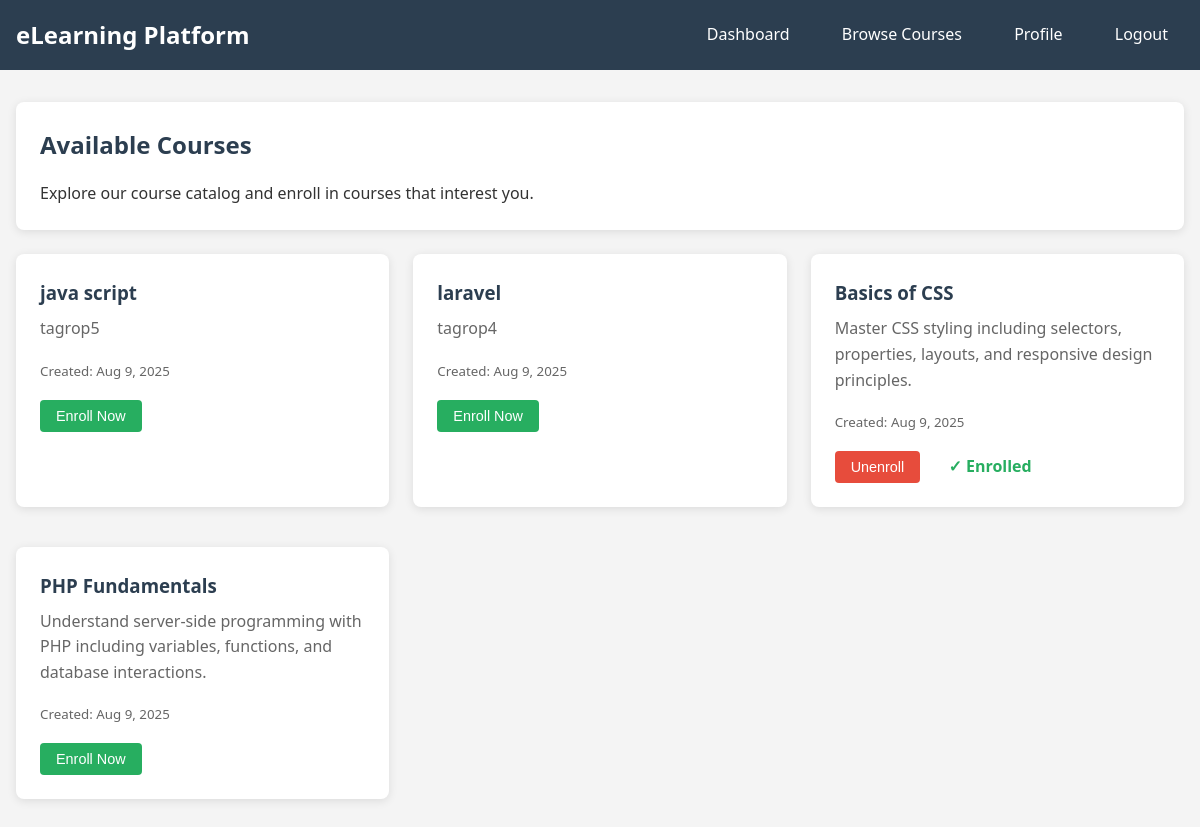
The app's page /student/courses.php (signed in) with its own data.
### tables this page shows
CREATE TABLE `courses` (
  `id` int(11) NOT NULL,
  `title` varchar(120) NOT NULL,
  `description` text NOT NULL,
  `status` enum('active','archived') NOT NULL DEFAULT 'active',
  `created_at` datetime NOT NULL DEFAULT current_timestamp()
);

### app/auth.php (called while the page is built, shortened)
<?php
require_once __DIR__ . '/db/UserRepository.php';
require_once __DIR__ . '/utils/helpers.php';
function current_user() {
    $userRepo = new UserRepository();
    return $userRepo->findById($_SESSION['user_id']);
}

### app/db/UserRepository.php (called while the page is built, shortened)
<?php
require_once __DIR__ . '/../config.php';
class UserRepository {
    private $pdo;
    public function __construct() {
        global $pdo;
        $this->pdo = $pdo;
    }
    public function findById($id) {
        $sql = "SELECT * FROM users WHERE id = ?";
        $stmt = $this->pdo->prepare($sql);
        $stmt->execute([$id]);
        return $stmt->fetch();
    }
}

### app/db/CourseRepository.php (called while the page is built, shortened)
<?php
require_once __DIR__ . '/../config.php';
class CourseRepository {
    private $pdo;
    public function __construct() {
        global $pdo;
        $this->pdo = $pdo;
    }
    public function getCoursesWithEnrollmentStatus($userId) {
        $sql = "SELECT c.*,
                       CASE WHEN e.id IS NOT NULL THEN 1 ELSE 0 END as is_enrolled
                FROM courses c
                LEFT JOIN enrollments e ON c.id = e.course_id AND e.user_id = ?
                WHERE c.status = 'active'
                ORDER BY c.created_at DESC";
        $stmt = $this->pdo->prepare($sql);
        $stmt->execute([$userId]);
        return $stmt->fetchAll();
    }
}

### app/utils/helpers.php (called while the page is built, shortened)
<?php
function sanitize($data) {
    return htmlspecialchars($data, ENT_QUOTES, 'UTF-8');
}

### public/student/courses.php (the view, shortened to what this page needs)
<?php
require_once __DIR__ . '/../../app/db/CourseRepository.php';
require_once __DIR__ . '/../../app/utils/helpers.php';
$user = current_user();
$courseRepo = new CourseRepository();
$courses = $courseRepo->getCoursesWithEnrollmentStatus($user['id']);
?>
<!DOCTYPE html>
<html lang="en">
<head>
    <link rel="stylesheet" href="../assets/css/styles.css">
</head>
<body>
    <header class="header">
        <div class="container">
            <h1>eLearning Platform</h1>
            <nav>
                <a href="dashboard.php">Dashboard</a>
                <a href="courses.php">Browse Courses</a>
                <a href="profile.php">Profile</a>
                <a href="../logout.php">Logout</a>
            </nav>
        </div>
    </header>
    <div class="container">
        <div class="card">
            <h2>Available Courses</h2>
            <p>Explore our course catalog and enroll in courses that interest you.</p>
        </div>
        <?php if (empty($courses)): ?>
            <div class="card">
                <div class="alert alert-info">
                    No courses are currently available. Please check back later.
                </div>
            </div>
        <?php else: ?>
            <div class="grid grid-2">
                <?php foreach ($courses as $course): ?>
                    <div class="course-card">
                        <h3><?= sanitize($course['title']) ?></h3>
                        <p><?= sanitize($course['description']) ?></p>
                        <p><small>Created: <?= date('M j, Y', strtotime($course['created_at'])) ?></small></p>
                        <div style="margin-top: 1rem;">
                            <?php if ($course['is_enrolled']): ?>
                                <form method="POST" style="display: inline;">
                                    <button type="submit" class="btn btn-danger btn-small" onclick="return confirm('Are you sure you want to unenroll from this course?')">
                                        Unenroll
                                    </button>
                                </form>
                                <span style="color: #27ae60; font-weight: bold; margin-left: 1rem;">✓ Enrolled</span>
                            <?php else: ?>
                                <form method="POST" style="display: inline;">
                                    <button type="submit" class="btn btn-success btn-small">
                                        Enroll Now
                                    </button>
                                </form>
                            <?php endif; ?>
                        </div>
                    </div>
                <?php endforeach; ?>
            </div>
        <?php endif; ?>
    </div>
</body>
</html>

### public/assets/css/styles.css (style rules this page uses)
* { margin: 0; padding: 0; box-sizing: border-box; }
body { font-family: 'Segoe UI', Tahoma, Geneva, Verdana, sans-serif; line-height: 1.6; color: #333; background-color: #f4f4f4; }
.header { background: #2c3e50; color: white; padding: 1rem 0; margin-bottom: 2rem; }
.header .container { max-width: 1200px; margin: 0 auto; padding: 0 1rem; display: flex; justify-content: space-between; align-items: center; }
.header h1 { font-size: 1.5rem; }
.header nav a { color: white; text-decoration: none; margin-left: 1rem; padding: 0.5rem 1rem; border-radius: 4px; transition: background-color 0.3s; }
.container { max-width: 1200px; margin: 0 auto; padding: 0 1rem; }
.card { background: white; border-radius: 8px; box-shadow: 0 2px 10px rgba(0, 0, 0, 0.1); padding: 1.5rem; margin-bottom: 1.5rem; }
.card h2 { margin-bottom: 1rem; color: #2c3e50; }
.btn { display: inline-block; padding: 0.75rem 1.5rem; border: none; border-radius: 4px; cursor: pointer; text-decoration: none; font-size: 1rem; transition: all 0.3s; margin-right: 0.5rem; }
.btn-success { background: #27ae60; color: white; }
.btn-danger { background: #e74c3c; color: white; }
.btn-small { padding: 0.5rem 1rem; font-size: 0.9rem; }
.grid { display: grid; gap: 1.5rem; margin-bottom: 2rem; }
.grid-2 { grid-template-columns: repeat(auto-fit, minmax(300px, 1fr)); }
.course-card { background: white; border-radius: 8px; box-shadow: 0 2px 10px rgba(0, 0, 0, 0.1); padding: 1.5rem; margin-bottom: 1rem; transition: transform 0.3s; }
.course-card h3 { color: #2c3e50; margin-bottom: 0.5rem; }
.course-card p { color: #666; margin-bottom: 1rem; }

### records on screen
courses: title "java script", description "tagrop5", created_at "Aug 9, 2025"
courses: title "laravel", description "tagrop4", created_at "Aug 9, 2025"
courses: title "Basics of CSS", description "Master CSS styling including selectors, properties, layouts, and responsive design principles.", created_at "Aug 9, 2025"
courses: title "PHP Fundamentals", description "Understand server-side programming with PHP including variables, functions, and database interactions.", created_at "Aug 9, 2025"
